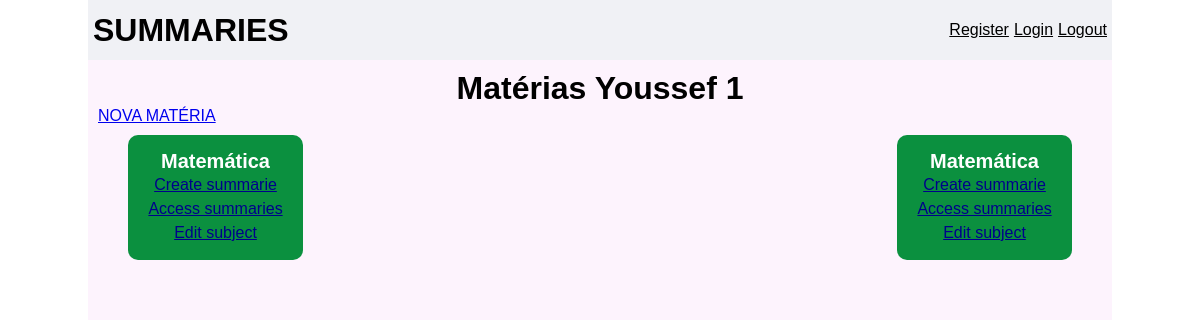
Before: / (signed in) with the older database file.
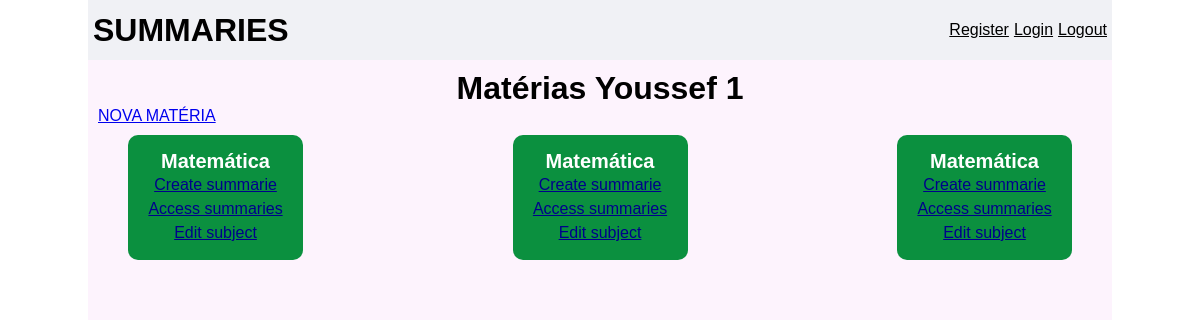
After: the same page with the newer database file.
### summaries/models.py (models this page shows, shortened)
class Subject(models.Model):
    user = models.OneToOneField(User, on_delete=models.CASCADE)
    name = models.CharField(max_length=30)

### summaries/views.py (the view)
# urls.py: path("", views.HomeView.as_view(), name="home"),
class HomeView(View):
    def get(self, request):
        subjects =  ""
        if request.user.is_active:
            subjects = Subject.objects.filter(user=request.user).values()
        return render(request, "summaries/index.html", {"subjects": subjects})

### summaries/templates/summaries/index.html (shortened to what this page needs)
{% extends 'base.html' %}
{% block content %}
    <div class="max-width content">
        <h1>Matérias  {{user.username}} {{ user.id }}</h1>
        <a href="{% url 'summaries:create-subject' %}">NOVA MATÉRIA</a>
        <div class="subjects-container">
            {% for subject in subjects %}
                <div class="box-subjects">
                    <span>{{ subject.name }}</span>
                    <a href="#">Create summarie</a>
                    <a href="#">Access summaries</a>
                    <a href="#">Edit subject</a>
                </div>
            {% endfor %}
        </div>
    </div>
{% endblock %}

Changed rows visible on the page:
added Subject: name "Matemática"
